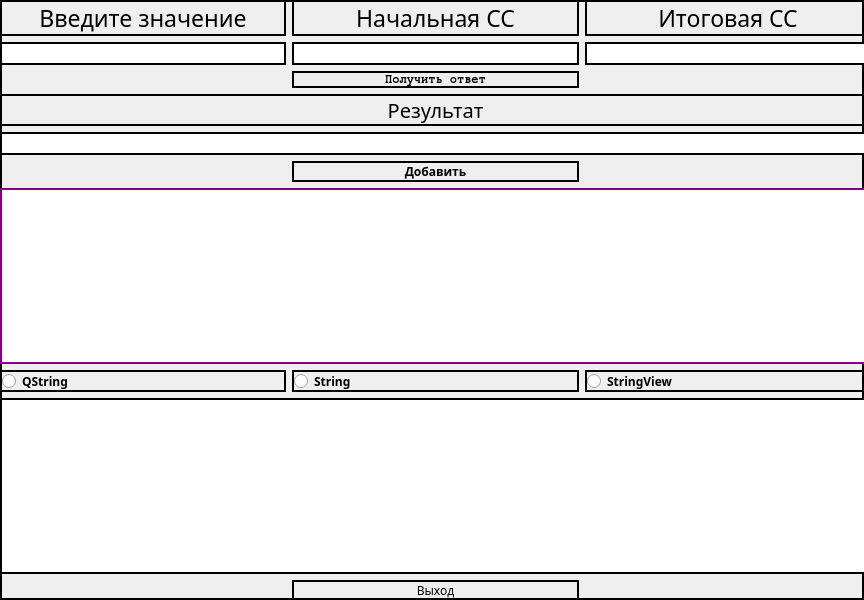
<?xml version="1.0" encoding="UTF-8"?>
<ui version="4.0">
 <class>MainWindow</class>
 <widget class="QMainWindow" name="MainWindow">
  <property name="geometry">
   <rect>
    <x>0</x>
    <y>0</y>
    <width>864</width>
    <height>600</height>
   </rect>
  </property>
  <property name="font">
   <font>
    <family>XO Windy</family>
    <weight>75</weight>
    <bold>true</bold>
   </font>
  </property>
  <property name="windowTitle">
   <string>MainWindow</string>
  </property>
  <widget class="QWidget" name="centralwidget">
   <property name="font">
    <font>
     <family>Rockwell Condensed</family>
     <weight>75</weight>
     <bold>true</bold>
    </font>
   </property>
   <property name="styleSheet">
    <string notr="true">border: 2px solid black;</string>
   </property>
   <widget class="QWidget" name="gridLayoutWidget">
    <property name="geometry">
     <rect>
      <x>0</x>
      <y>0</y>
      <width>871</width>
      <height>601</height>
     </rect>
    </property>
    <layout class="QGridLayout" name="gridLayout">
     <item row="9" column="0" colspan="3">
      <widget class="QTextEdit" name="textEdit">
       <property name="font">
        <font>
         <family>Sitka Small</family>
        </font>
       </property>
       <property name="styleSheet">
        <string notr="true">border: 2px solid purple;</string>
       </property>
      </widget>
     </item>
     <item row="1" column="1">
      <widget class="QLineEdit" name="baseInput"/>
     </item>
     <item row="1" column="2">
      <widget class="QLineEdit" name="baseOutput"/>
     </item>
     <item row="5" column="0" colspan="3">
      <widget class="QLineEdit" name="textAddStr">
       <property name="font">
        <font>
         <family>Sitka Small</family>
        </font>
       </property>
      </widget>
     </item>
     <item row="1" column="0">
      <widget class="QLineEdit" name="valueInput"/>
     </item>
     <item row="0" column="2">
      <widget class="QLabel" name="labelOutputBase">
       <property name="font">
        <font>
         <family>Franklin Gothic Medium Cond</family>
         <pointsize>17</pointsize>
        </font>
       </property>
       <property name="text">
        <string>Итоговая СС</string>
       </property>
       <property name="alignment">
        <set>Qt::AlignCenter</set>
       </property>
      </widget>
     </item>
     <item row="10" column="1">
      <widget class="QRadioButton" name="String">
       <property name="text">
        <string>String</string>
       </property>
      </widget>
     </item>
     <item row="0" column="1">
      <widget class="QLabel" name="labelInputBase">
       <property name="font">
        <font>
         <family>Franklin Gothic Medium Cond</family>
         <pointsize>17</pointsize>
        </font>
       </property>
       <property name="text">
        <string>Начальная СС</string>
       </property>
       <property name="alignment">
        <set>Qt::AlignCenter</set>
       </property>
      </widget>
     </item>
     <item row="10" column="2">
      <widget class="QRadioButton" name="StringView">
       <property name="text">
        <string>StringView</string>
       </property>
      </widget>
     </item>
     <item row="10" column="0">
      <widget class="QRadioButton" name="QString">
       <property name="text">
        <string>QString</string>
       </property>
      </widget>
     </item>
     <item row="6" column="1">
      <widget class="QPushButton" name="addStrToList">
       <property name="font">
        <font>
         <family>Franklin Gothic Book</family>
         <weight>75</weight>
         <bold>true</bold>
        </font>
       </property>
       <property name="text">
        <string>Добавить</string>
       </property>
      </widget>
     </item>
     <item row="0" column="0">
      <widget class="QLabel" name="labelValue">
       <property name="font">
        <font>
         <family>Franklin Gothic Medium Cond</family>
         <pointsize>17</pointsize>
        </font>
       </property>
       <property name="text">
        <string>Введите значение</string>
       </property>
       <property name="alignment">
        <set>Qt::AlignCenter</set>
       </property>
      </widget>
     </item>
     <item row="3" column="0" rowspan="2" colspan="3">
      <widget class="QLabel" name="result">
       <property name="font">
        <font>
         <family>Rockwell Condensed</family>
         <pointsize>15</pointsize>
        </font>
       </property>
       <property name="styleSheet">
        <string notr="true">border: 2px solid black;</string>
       </property>
       <property name="text">
        <string>Результат</string>
       </property>
       <property name="alignment">
        <set>Qt::AlignCenter</set>
       </property>
      </widget>
     </item>
     <item row="12" column="1">
      <widget class="QPushButton" name="exit">
       <property name="font">
        <font>
         <family>Franklin Gothic Demi</family>
        </font>
       </property>
       <property name="text">
        <string>Выход</string>
       </property>
      </widget>
     </item>
     <item row="2" column="1">
      <widget class="QPushButton" name="getAns">
       <property name="font">
        <font>
         <family>FreeMono</family>
         <weight>75</weight>
         <bold>true</bold>
        </font>
       </property>
       <property name="text">
        <string>Получить ответ</string>
       </property>
      </widget>
     </item>
     <item row="11" column="0" colspan="3">
      <widget class="QTextBrowser" name="textBrowser">
       <property name="font">
        <font>
         <family>Sitka Small</family>
        </font>
       </property>
      </widget>
     </item>
    </layout>
   </widget>
  </widget>
  <action name="actiondsad">
   <property name="text">
    <string>dsad</string>
   </property>
  </action>
 </widget>
 <resources/>
 <connections/>
</ui>
